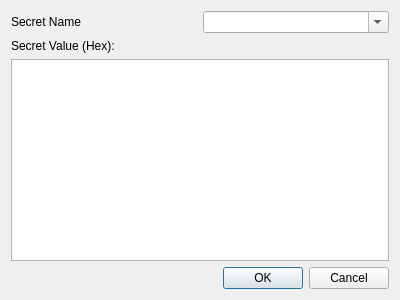
<?xml version="1.0" encoding="UTF-8"?>
<ui version="4.0">
 <class>SecretInputDialog</class>
 <widget class="QDialog" name="SecretInputDialog">
  <property name="geometry">
   <rect>
    <x>0</x>
    <y>0</y>
    <width>400</width>
    <height>300</height>
   </rect>
  </property>
  <property name="windowTitle">
   <string>Secret Manual Input</string>
  </property>
  <layout class="QVBoxLayout" name="verticalLayout">
   <item>
    <layout class="QHBoxLayout" name="horizontalLayout">
     <item>
      <widget class="QLabel" name="label">
       <property name="text">
        <string>Secret Name</string>
       </property>
      </widget>
     </item>
     <item>
      <widget class="QComboBox" name="comboSecretName">
       <property name="editable">
        <bool>true</bool>
       </property>
       <property name="insertPolicy">
        <enum>QComboBox::InsertAlphabetically</enum>
       </property>
      </widget>
     </item>
    </layout>
   </item>
   <item>
    <widget class="QLabel" name="label_2">
     <property name="text">
      <string>Secret Value (Hex):</string>
     </property>
    </widget>
   </item>
   <item>
    <widget class="QPlainTextEdit" name="editSecretValue"/>
   </item>
   <item>
    <widget class="QDialogButtonBox" name="buttonBox">
     <property name="orientation">
      <enum>Qt::Horizontal</enum>
     </property>
     <property name="standardButtons">
      <set>QDialogButtonBox::Cancel|QDialogButtonBox::Ok</set>
     </property>
    </widget>
   </item>
  </layout>
 </widget>
 <resources/>
 <connections>
  <connection>
   <sender>buttonBox</sender>
   <signal>accepted()</signal>
   <receiver>SecretInputDialog</receiver>
   <slot>accept()</slot>
   <hints>
    <hint type="sourcelabel">
     <x>257</x>
     <y>290</y>
    </hint>
    <hint type="destinationlabel">
     <x>157</x>
     <y>274</y>
    </hint>
   </hints>
  </connection>
  <connection>
   <sender>buttonBox</sender>
   <signal>rejected()</signal>
   <receiver>SecretInputDialog</receiver>
   <slot>reject()</slot>
   <hints>
    <hint type="sourcelabel">
     <x>325</x>
     <y>290</y>
    </hint>
    <hint type="destinationlabel">
     <x>286</x>
     <y>274</y>
    </hint>
   </hints>
  </connection>
 </connections>
</ui>
